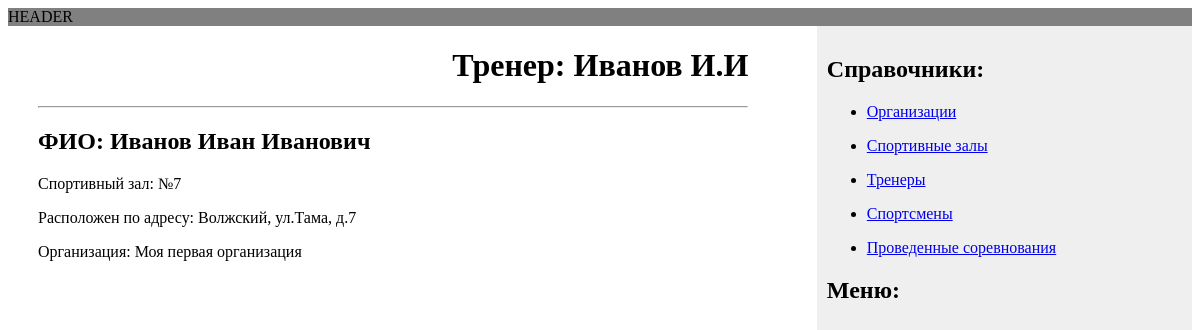
The app's page /tournament/coach/4-ivanov-ivan-ivanovich/ with its own data.
### tournament/models.py (models this page shows, shortened)
class Coach(models.Model):
    last_name = models.CharField(verbose_name='Фамилия', max_length=25)  # Ф
    first_name = models.CharField(verbose_name='Имя', max_length=25)  # И
    middle_name = models.CharField(verbose_name='Отчество', max_length=25)  # О
    short_name = models.CharField(verbose_name='Фамилия и инициалы', max_length=25)
    slug = models.SlugField(verbose_name='Алиас', max_length=250)
    gym = models.ForeignKey(Gym,
                            verbose_name='Спортивный зал',
                            on_delete=models.PROTECT,
                            related_name='coaches')
    objects = models.Manager()
    class Meta:
        verbose_name = 'Тренер'
        verbose_name_plural = 'Тренеры'
        ordering = ('last_name', 'first_name', 'middle_name',)

class Gym(models.Model):
    STATUS_CHOICES = (
        ('active', 'Действующий'),
        ('closed', 'Закрытый'),
    )
    organization = models.ForeignKey(Organization,
                                     verbose_name='Организация',
                                     on_delete=models.PROTECT,
                                     related_name='gyms')
    name = models.CharField(verbose_name='Полное наименование', max_length=100, unique=True)
    short_name = models.CharField(verbose_name='Сокращенное наименование', max_length=100)
    address = models.CharField(verbose_name='Адрес', max_length=150)
    slug = models.SlugField(verbose_name='Алиас', max_length=100)
    status = models.CharField(
        verbose_name='Статус',
        max_length=15,
        choices=STATUS_CHOICES,
        default='active'
    )
    objects = models.Manager()
    active = ActiveGymManager()
    class Meta:
        verbose_name = 'Спорт. зал'
        verbose_name_plural = 'Спорт. залы'
        ordering = ('short_name',)

class Organization(models.Model):
    STATUS_CHOICES = (
        ('active', 'Действующая'),
        ('not_exist', 'Не существует'),
    )
    name = models.CharField(verbose_name='Полное наименование', max_length=100, unique=True)
    short_name = models.CharField(verbose_name='Сокращенное наименование', max_length=50)
    address = models.CharField(verbose_name='Адрес', max_length=150)
    slug = models.SlugField(verbose_name='Алиас', max_length=100)
    status = models.CharField(
        verbose_name='Статус',
        max_length=15,
        choices=STATUS_CHOICES,
        default='active'
    )
    objects = models.Manager()
    active = ActiveOrganizationManager()
    class Meta:
        verbose_name = 'Организация'
        verbose_name_plural = 'Организации'
        ordering = ('short_name',)

### tournament/views.py (the view)
# urls.py: path('coach/<slug:coach>/', views.coach_detail, name='coach_detail'),
def coach_detail(request, coach):
    coach = get_object_or_404(Coach, slug=coach)
    return render(request, 'coach/detail.html', {'coach': coach})

### tournament/templates/coach/detail.html (shortened to what this page needs)
{% extends 'tournament/base.html' %}
{% block content %}
    <h1 align="right">Тренер: {{ coach.short_name }}</h1>
        <hr>
        <h2>
            ФИО: {{ coach.last_name }} {{ coach.first_name }} {{ coach.middle_name }}
        </h2>
        <p>Спортивный зал: {{ coach.gym.short_name }}</p>
        <p>Расположен по адресу: {{ coach.gym.address }}</p>
        <p>Организация: {{ coach.gym.organization.short_name }}</p>
{% endblock %}

### tournament/static/css/mystyle.css (style rules this page uses)
html { height: 100%; width: 100%; }
body { display: flex; flex-direction: column; height: 100%; }

### records on screen
Coach: short_name "Иванов И.И", last_name "Иванов", first_name "Иван", middle_name "Иванович", gym.short_name "№7", gym.address "Волжский, ул.Тама, д.7", gym.organization.short_name "Моя первая организация"
